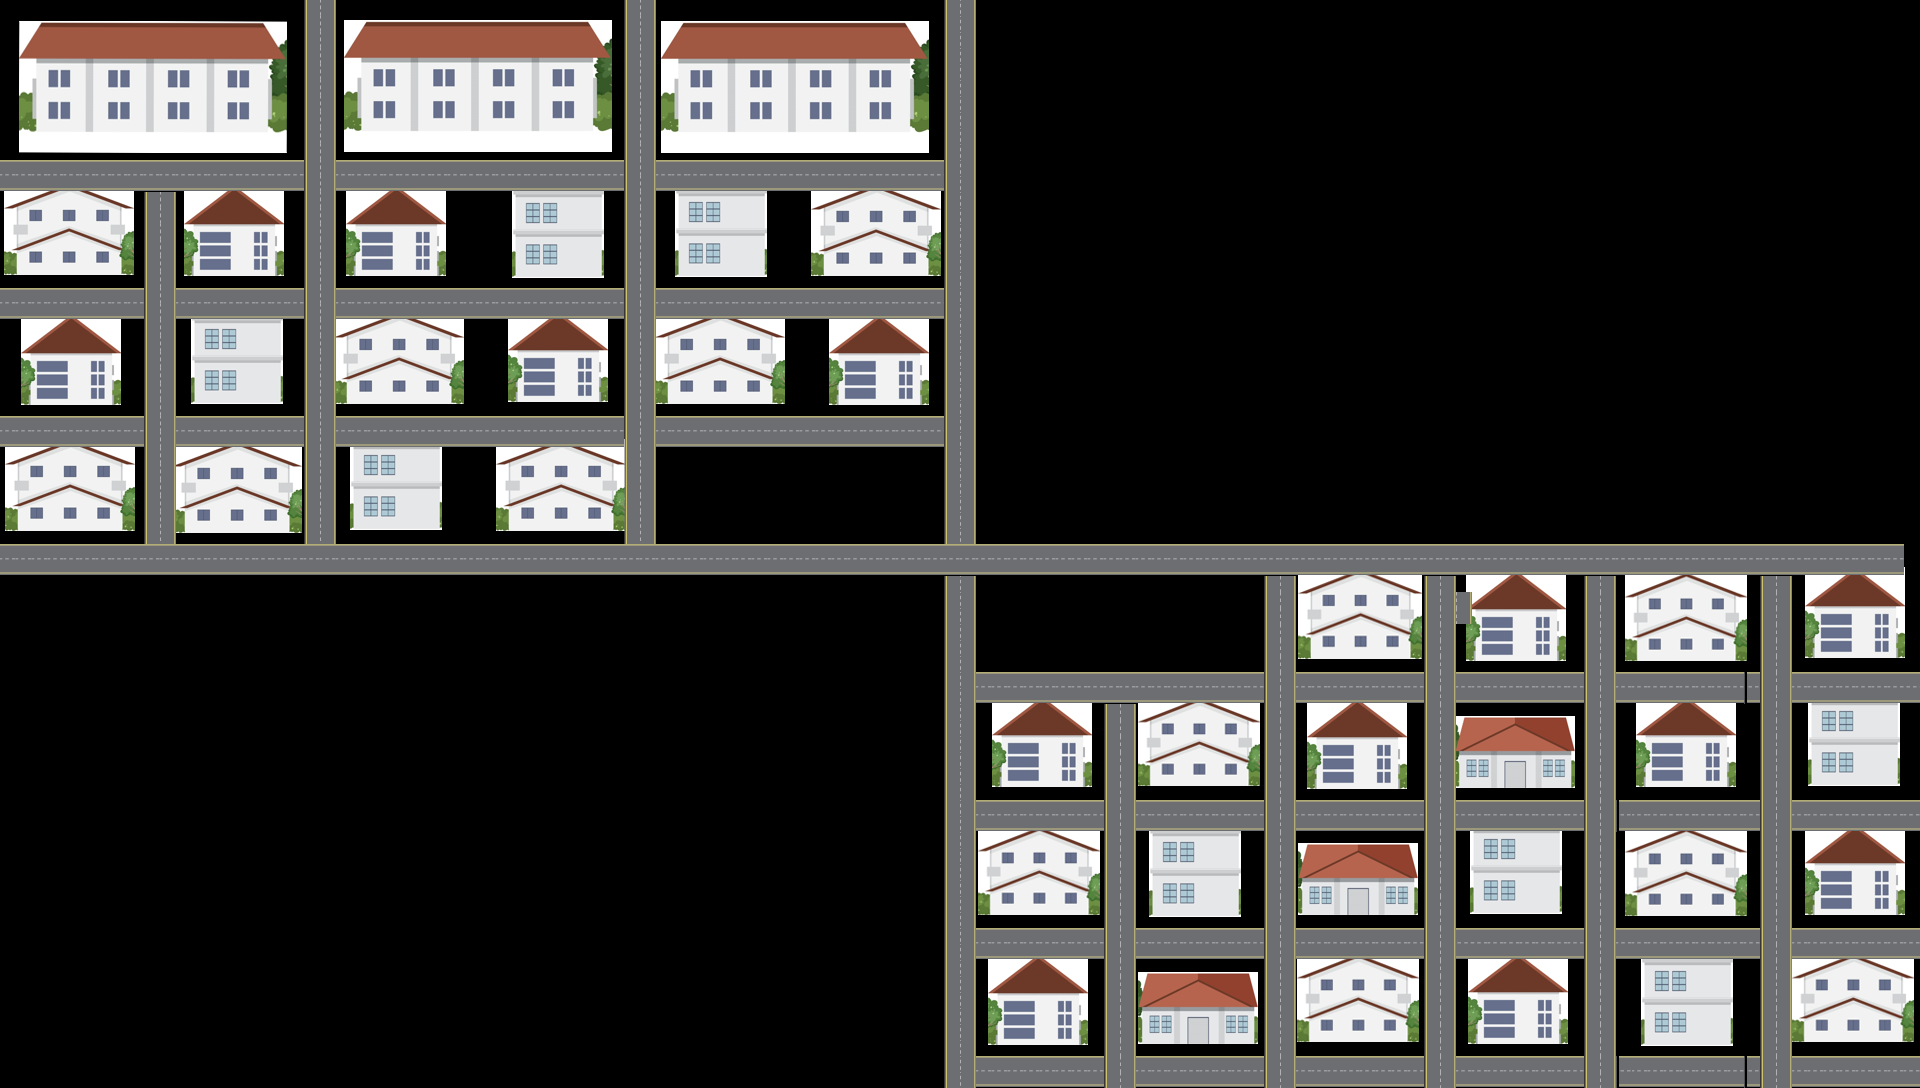

Below is a game level as drawn by its tile map, then a one-line description and the .tmx that defines it (tile-layer data replaced by summaries):
An orthogonal 120x68 tile map with 16x16 px tiles, 1 tile layer (Tile Layer 1), 1 image layer.

<map version="1.10" tiledversion="1.10.2" orientation="orthogonal" renderorder="right-down" width="120" height="68" tilewidth="16" tileheight="16" infinite="0" nextlayerid="4" nextobjectid="1">
 <tileset firstgid="1" source="bgelements.tsx" />
 <imagelayer id="3" name="no interactive" offsetx="-2" offsety="-10">
  <image source="../images/BackGround.png" width="1920" height="1088" />
 </imagelayer>
 <layer id="1" name="Tile Layer 1" width="120" height="68">
  <data>[8160 cells, 1574 non-empty, 16 distinct tile ids]</data>
 </layer>
</map>
